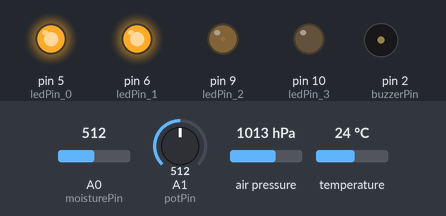
Simulated run of this sketch. Board: Arduino Uno, built with avr-gcc and run on an emulated ATmega328P. Parts: output pins drawn as LEDs (lit = HIGH), buzzer (waves = sounding, pin HIGH). The inputs (shaded band) are chosen by the test bench; at power-on: A0 (moisturePin) = 512, temperature 24 °C, A1 (potPin) = 512, air pressure 1013 hPa. What the sketch prints to the serial monitor is not drawn.

Above: at 1.2 s.
1.3 s: A0 (moisturePin) set to 716
At 1.8 s:
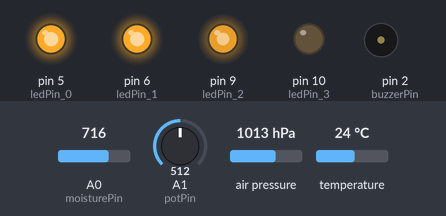
2.8 s: A0 (moisturePin) set to 776
At 3.1 s:
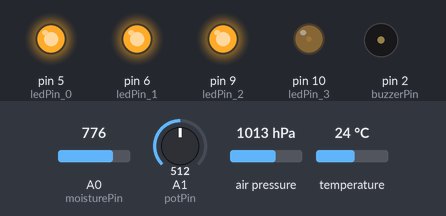
4.3 s: A0 (moisturePin) set to 992
At 5.3 s:
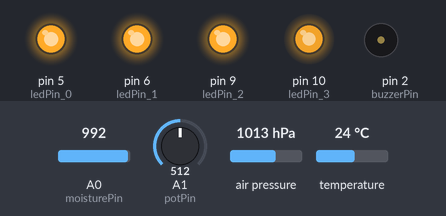
5.8 s: temperature set to 12 °C
7.9 s: A1 (potPin) set to 426
9.4 s: A1 (potPin) set to 402
At 10.1 s:
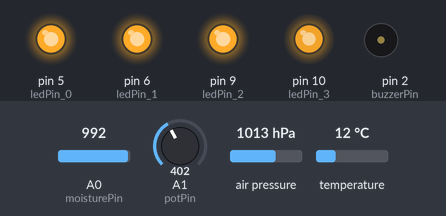
Timing chart, 0 to 11.9 s (numbered marks = the images above; inputs shaded):
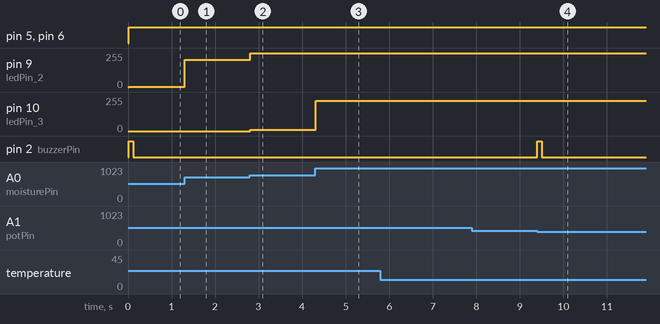

Measured:
- after the input at 1.3 s, pin 9 (ledPin_2): 2/255 → 206/255 at once
- after the input at 2.8 s, pin 9 (ledPin_2): 206/255 → 255/255 at once; pin 10 (ledPin_3): 0/255 → 11/255 at once
- after the input at 4.3 s, pin 10 (ledPin_3): 11/255 → 227/255 at once
- after the input at 5.8 s, every drawn part: stays the same
- after the input at 7.9 s, every drawn part: stays the same
- after the input at 9.4 s, pin 2 (buzzerPin): LOW → HIGH at once, → LOW 0.10 s later

The sketch:

projeto_final_2.ino
```cpp
#include <Adafruit_BMP280.h>

Adafruit_BMP280 bmp;

//Sensor de umidade do solo
const int moisturePin = A0;

//LEDs nível de umidade
const int ledPin_0 = 5;
const int ledPin_1 = 6;
const int ledPin_2 = 9;
const int ledPin_3 = 10;
int ledState_0 = LOW;
int ledState_1 = LOW;
int ledState_2 = LOW;
int ledState_3 = LOW;
int pwmLed0 = 0;
int pwmLed1 = 0;
int pwmLed2 = 0;
int pwmLed3 = 0;
int pwmLeds = 0;

//Pot
const int potPin = A1;
int valorPot;

//Buzzer
const int buzzerPin = 2;
int buzzerState = LOW;
long buzzerIntervalMillis = 100;
bool flagBuzzer = true;
int flagCooler = 0;

//Variáveis de medição
int moisture = 0;
int percentMoisture = 0;
float temp = 0;
float preassureAux = 0;
float preassure = 0;
float altitude = 0;

float limitanteTemp = 0;


long lastMillis = 0;
long interval = 1000;
int ledInterval = 10;
long millisLedInterval;

void setup() {
  Serial.begin(9600);
  while (Serial.available() > 0) Serial.read();  // Limpa o buffer de recepção
  if (!bmp.begin(0x76)) {
    Serial.println(F("Could not find a valid BMP280 sensor, check wiring or "
                      "try a different address!"));
    while (1) delay(10);
  }
  pinMode(ledPin_0, OUTPUT);
  pinMode(ledPin_1, OUTPUT);
  pinMode(ledPin_2, OUTPUT);
  pinMode(ledPin_3, OUTPUT);
  pinMode(buzzerPin, OUTPUT);
  pinMode(moisturePin, INPUT);
}

void loop() {
  char op = NULL;
  char opAux;
  lastMillis = millis();
  millisLedInterval = lastMillis;
  int contAux = 0;

  showMenu();

  while(op == NULL){
    //Entrada do Monitor Serial
    if(Serial.available()){
      opAux = Serial.read();
      if(opAux != '\n') op = opAux;
    }

    //Leitura de umidade do solo
    moisture = analogRead(moisturePin);
    percentMoisture = map(moisture, 0, 1023, 100, 0);

    //Leitura de temperatura
    temp = bmp.readTemperature();

    //Leitura de pressão atmosférica
    preassureAux = bmp.readPressure();
    preassure = preassureAux/100;

    //Leitura de altitude
    altitude = bmp.readAltitude(1013.25);

    //Leitura limitante de temp
    valorPot = analogRead(potPin);
    limitanteTemp = map(valorPot, 0, 1023, 0, 30);

    //Leds proporcionais ao nível de umidade de solo
    if(millis() - millisLedInterval >= ledInterval){
      millisLedInterval = millis();
      if(moisture >= 0 && moisture <= 255){
        pwmLed0 = moisture;
        pwmLed1 = 0;
        pwmLed2 = 0;
        pwmLed3 = 0;
      }
      else if(moisture >= 256 && moisture <= 510){
        pwmLed0 = 255;
        pwmLed1 = moisture-255;
        pwmLed2 = 0;
        pwmLed3 = 0;
      } else if(moisture >= 511 && moisture <= 765){
        pwmLed0 = 255;
        pwmLed1 = 255;
        pwmLed2 = moisture-510;
        pwmLed3 = 0;
      } else if(moisture >= 766 && moisture <= 1023){
        pwmLed0 = 255;
        pwmLed1 = 255;
        pwmLed2 = 255;
        pwmLed3 = moisture-765;
        if(pwmLed3 >= 255) pwmLed3 = 255;
      }
      analogWrite(ledPin_0, pwmLed0);
      analogWrite(ledPin_1, pwmLed1);
      analogWrite(ledPin_2, pwmLed2);
      analogWrite(ledPin_3, pwmLed3);
    }

    //Entrada do Monitor Serial (opções do menu)
    if(Serial.available()){
      opAux = Serial.read();
      if(opAux != '\n'){
        op = opAux;
        if(op == 'a'){
          Serial.print("Temperatura = ");
          Serial.print(temp);
          Serial.println(" *C");
          Serial.print("Pressão Atmosférica = ");
          Serial.print(preassure);
          Serial.println(" hPa");
          Serial.print("Altitude = ");
          Serial.print(altitude);
          Serial.println(" m");
          Serial.print("Umidade do Solo = ");
          Serial.print(percentMoisture);
          Serial.println("%");
          Serial.println();
        }
        else if(op == 'b'){
          Serial.print("Limitante atual: ");
          Serial.print(limitanteTemp);
          Serial.println("*C");
        }
        //Opção inválida
        else{
          Serial.println("Opção inválida!");
        }
      }
    }

    if(temp > limitanteTemp){
      flagCooler = 1;
      if(flagBuzzer){
        toneBuzzer(); //Toca buzzer
        flagBuzzer = false;
      }
    } else {
      flagCooler = 0;
      flagBuzzer = true;
    }

        //A cada 100ms...
    if(millis() - lastMillis >= 100){
      Serial.write(flagCooler);
      lastMillis = millis();
    }

    //Voltar para o menu
    if(op != 'm') op = NULL;
  }
}

void showMenu(){
  Serial.println("\n(a) Mostrar medições em tempo real;");
  Serial.println("(b) Mostrar o limitante de temperatura");
}

void toneBuzzer(){
  unsigned long previousMillis = millis();
  buzzerState = HIGH;

  while(buzzerState!=LOW){
    if(millis() - previousMillis >= buzzerIntervalMillis){
      buzzerState = !buzzerState;
    }
    digitalWrite(buzzerPin, buzzerState);
  }
}
```
